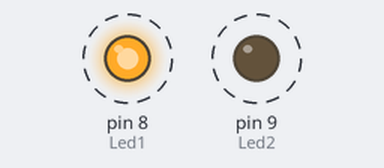
Recording of a sketch running on a simulated Arduino Uno, built with avr-gcc and run on an emulated ATmega328P. On the bench: output pins drawn as LEDs (lit = HIGH). Dashed ring = blinking.

Above: at 0.5 s.
Timing chart, 0 to 4.6 s (numbered marks = the images above):
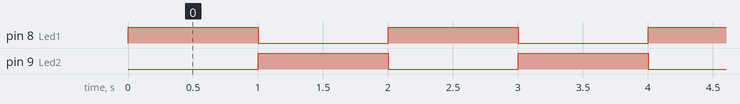

The sketch:

LED_PROGRAM.ino
```cpp
int Led1=8;
int Led2=9;
void setup() {
  // put your setup code here, to run onc
pinMode(Led1,OUTPUT);
pinMode(Led2,OUTPUT);
}

void loop() {
  // put your main code here, to run repeatedly:
  digitalWrite(Led1,HIGH);
  digitalWrite(Led2,LOW);
  delay(1000);
  digitalWrite(Led2,HIGH);
  digitalWrite(Led1,LOW);
  delay(1000);

}
```

Measured:
- by itself, pin 8 (Led1), pin 9 (Led2): alternates HIGH for 1.0 s and LOW for 1.0 s
